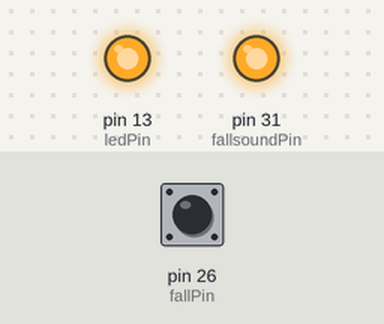
The sketch below on a simulated Arduino Mega 2560, built with avr-gcc and run on an emulated ATmega2560. Shown: output pins drawn as LEDs (lit = HIGH). The test bench sets the inputs (shaded band); at power-on: pin 26 (fallPin) HIGH.

Above: at 1.2 s.
1.3 s: pin 26 (fallPin) pulled LOW for 0.15 s
At 1.37 s:
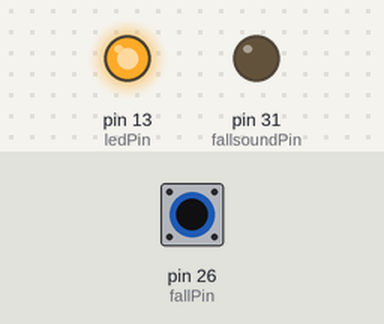
2.9 s: pin 26 (fallPin) pulled LOW for 3.2 s
At 6.8 s:
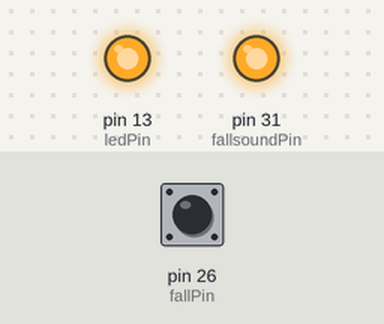
Timing chart, 0 to 8.3 s (numbered marks = the images above; inputs shaded):
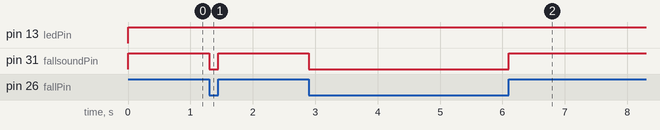

The sketch:

limit_switch_tester.ino
```cpp
#include <Arduino.h>

byte fallPin = 26;

byte fallsoundPin = 31;

byte ledPin = 13;

boolean fallpinActive = false;

void setup() {

    pinMode(fallPin, INPUT_PULLUP);
    pinMode(ledPin, OUTPUT);
    pinMode(fallsoundPin, OUTPUT);

}

void loop() {

  readfallPin();
  playfallSound();
}

void readfallPin() {

    fallpinActive = false;

    if (digitalRead(fallPin) == LOW) {
        fallpinActive = true;
    }
    if (digitalRead(fallPin) == HIGH) {
        fallpinActive = false;
    }
}

void playfallSound() {

    if (fallpinActive == true) {
        digitalWrite(fallsoundPin, LOW);
    }
    if (fallpinActive == false) {
        digitalWrite(fallsoundPin, HIGH);
        digitalWrite(ledPin, HIGH);
    }
}
```

Measured:
- after the input at 1.3 s, pin 31 (fallsoundPin): HIGH → LOW at once, → HIGH 0.15 s later
- after the input at 2.9 s, pin 31 (fallsoundPin): HIGH → LOW at once, → HIGH 3.2 s later
